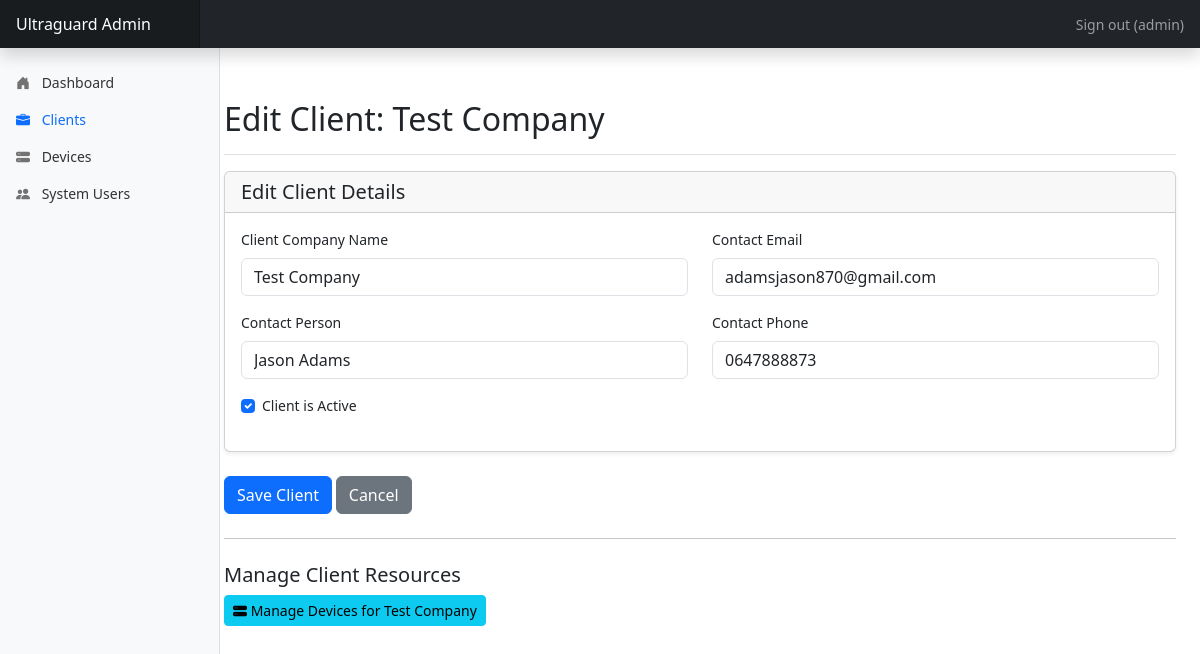
/admin/client/edit/1 (signed in), run on the app's committed database.
### app/models.py (models this page shows, shortened)
class User(db.Model, UserMixin): # For both Ultraguard Admins and Client Users
    __tablename__ = 'users'
    id = db.Column(db.Integer, primary_key=True) # Required by UserMixin
    username = db.Column(db.String(80), unique=True, nullable=False) # Login username
    password_hash = db.Column(db.String(256), nullable=False)
    email = db.Column(db.String(120), unique=True, nullable=False) # Email for login/notifications
    role = db.Column(db.String(30), nullable=False, default='CLIENT_STAFF') # e.g., 'ULTRAGUARD_ADMIN', 'CLIENT_ADMIN', 'CLIENT_STAFF'
    is_active = db.Column(db.Boolean, default=True, nullable=False) # Required by UserMixin
    client_id = db.Column(db.Integer, db.ForeignKey('client.id'), nullable=True) # Null for Ultraguard Admins
    client = db.relationship('Client', backref=db.backref('client_users', lazy='dynamic'))
    created_at = db.Column(db.DateTime, default=lambda: datetime.now(timezone.utc))
    last_login_at = db.Column(db.DateTime, nullable=True)
    def is_ultraguard_admin(self):
        return self.role == 'ULTRAGUARD_ADMIN'

class Client(db.Model):
    __tablename__ = 'client'
    id = db.Column(db.Integer, primary_key=True)
    name = db.Column(db.String(150), unique=True, nullable=False)
    contact_person = db.Column(db.String(100), nullable=True)
    contact_email = db.Column(db.String(120), nullable=True)
    contact_phone = db.Column(db.String(30), nullable=True)
    is_active = db.Column(db.Boolean, default=True, nullable=False)
    created_at = db.Column(db.DateTime, default=lambda: datetime.now(timezone.utc))
    sites = db.relationship('Site', backref='client', lazy='dynamic', cascade="all, delete-orphan")
    devices = db.relationship('Device', backref='client', lazy='dynamic', cascade="all, delete-orphan")
    routes = db.relationship('Route', backref='client', lazy='dynamic', cascade="all, delete-orphan")
    checkpoints = db.relationship('Checkpoint', backref='client_owner', lazy='dynamic', cascade="all, delete-orphan")

### app/admin/routes.py (the view, shortened to what this page needs)
@bp.route('/client/edit/<int:client_id>', methods=['GET', 'POST'])
@login_required
def edit_client(client_id):
    if not current_user.is_ultraguard_admin():
        flash('Access Denied.', 'danger')
        return redirect(url_for('admin.dashboard'))
    client = db.session.get(Client, client_id)
    if client is None:
        abort(404, description=f"Client with ID {client_id} not found.")
    form = ClientForm(obj=client)
    return render_template('admin/clients/edit_client.html',
                        title=f'Edit Client: {client.name}',
                        form=form, client=client)

### app/admin/forms.py
class ClientForm(FlaskForm):
    name = StringField('Client Company Name', validators=[DataRequired(), Length(min=2, max=150)])
    contact_person = StringField('Contact Person', validators=[Optional(), Length(max=100)])
    contact_email = StringField('Contact Email', validators=[Optional(), Email(), Length(max=120)])
    contact_phone = StringField('Contact Phone', validators=[Optional(), Length(max=30)])
    is_active = BooleanField('Client is Active', default=True)
    submit = SubmitField('Save Client')

### app/admin/routes.py (called while the page is built)
@login_manager.user_loader
def load_user(user_id):
    return db.session.get(User, int(user_id))

### app/templates/admin/clients/edit_client.html (shortened to what this page needs)
{% extends "admin_base.html" %}
{% from "_form_helpers.html" import render_field %}
{% block content %}
<div class="pt-3 pb-2 mb-3 border-bottom">
    <h1 class="h2">{{ title }}</h1>
</div>
<form method="POST" action="{{ url_for('admin.edit_client', client_id=client.id) }}" novalidate>
    <div class="card shadow-sm">
        <div class="card-header">
            <h5 class="mb-0">Edit Client Details</h5>
        </div>
        <div class="card-body">
            <div class="row">
                <div class="col-md-6">
                    {{ render_field(form.name, class="form-control") }}
                    {{ render_field(form.contact_person, class="form-control") }}
                </div>
                <div class="col-md-6">
                    {{ render_field(form.contact_email, class="form-control", type="email") }}
                    {{ render_field(form.contact_phone, class="form-control", type="tel") }}
                </div>
            </div>
            <div class="mb-3 form-check">
                {{ form.is_active(class="form-check-input") }}
                {{ form.is_active.label(class="form-check-label") }}
            </div>
        </div>
    </div>
    <div class="mt-4">
        {{ form.submit(class="btn btn-primary") }}
        <a href="{{ url_for('admin.list_clients') }}" class="btn btn-secondary">Cancel</a>
    </div>
</form>
<hr class="my-4">
<h5>Manage Client Resources</h5>
<p>
    <a href="{{ url_for('admin.list_client_devices', client_id=client.id) }}" class="btn btn-info btn-sm">
        <i class="bi bi-hdd-stack-fill"></i> Manage Devices for {{ client.name }}
    </a>
</p>
{% endblock %}

### app/templates/admin_base.html (shortened to what this page needs)
<!DOCTYPE html>
<html lang="en">
<head>
    <link href="https://cdn.jsdelivr.net/npm/bootstrap@5.3.2/dist/css/bootstrap.min.css" rel="stylesheet">
    <link href="https://cdn.jsdelivr.net/npm/bootstrap-icons@1.11.1/font/bootstrap-icons.css" rel="stylesheet">
</head>
<body>
    <header class="navbar navbar-dark sticky-top bg-dark flex-md-nowrap p-0 shadow">
        <a class="navbar-brand col-md-3 col-lg-2 me-0 px-3 fs-6" href="{{ url_for('admin.dashboard') }}">Ultraguard Admin</a>
        <div class="navbar-nav ms-auto">
            <div class="nav-item text-nowrap">
                {% if current_user.is_authenticated %}
                    <a class="nav-link px-3" href="{{ url_for('admin.logout') }}">Sign out ({{ current_user.username }})</a>
                {% else %}
                     <a class="nav-link px-3" href="{{ url_for('admin.login') }}">Sign in</a>
                {% endif %}
            </div>
        </div>
    </header>
    <div class="container-fluid">
        <div class="row">
            <nav id="sidebarMenu" class="col-md-3 col-lg-2 d-md-block bg-light sidebar collapse">
                <div class="sidebar-sticky pt-3">
                    <ul class="nav flex-column">
                        <li class="nav-item">
                            <a class="nav-link {% if request.endpoint == 'admin.dashboard' %}active{% endif %}" href="{{ url_for('admin.dashboard') }}">
                                <i class="bi bi-house-door-fill"></i> Dashboard
                            </a>
                        </li>
                        <li class="nav-item">
                            <a class="nav-link {% if 'client' in request.endpoint %}active{% endif %}" href="{{ url_for('admin.list_clients') }}">
                                <i class="bi bi-briefcase-fill"></i> Clients
                            </a>
                        </li>
                        <li class="nav-item">
                            <a class="nav-link {% if 'device' in request.endpoint %}active{% endif %}" href="{{ url_for('admin.list_all_devices') }}">
                                <i class="bi bi-hdd-stack-fill"></i> Devices
                            </a>
                        </li>
                         <li class="nav-item">
                             <a class="nav-link {% if 'system_user' in request.endpoint %}active{% endif %}" href="{{ url_for('admin.list_system_users') }}">
                                 <i class="bi bi-people-fill"></i> System Users
                             </a>
                         </li>
                    </ul>
                </div>
            </nav>
            <main class="col-md-9 ms-sm-auto col-lg-10 px-md-4 main-content">
                {% block content %}{% endblock %}
            </main>
        </div>
    </div>
</body>
</html>

### app/templates/_form_helpers.html (shortened to what this page needs)
{% macro render_field(field, class="form-control", help_text=None, extra_attrs=None) %}
    <div class="mb-3">
        {{ field.label(class="form-label") }}
        {% set field_class = class + (" is-invalid" if field.errors else "") %}
        {% set attrs = {} %}
        {% if attrs %}
            {{ field(class=field_class, **attrs) }}
        {% else %}
            {{ field(class=field_class) }}
        {% endif %}
    </div>
{% endmacro %}

### app/templates/admin_base.html (style rules this page uses)
body { font-size: .875rem; }
.sidebar { position: fixed; top: 0; bottom: 0; left: 0; z-index: 100; padding: 48px 0 0; box-shadow: inset -1px 0 0 rgba(0, 0, 0, .1); width: 220px; }
.sidebar-sticky { position: relative; top: 0; height: calc(100vh - 48px); padding-top: .5rem; overflow-x: hidden; overflow-y: auto; }
.sidebar .nav-link { font-weight: 500; color: #333; }
.sidebar .nav-link .bi { margin-right: 8px; color: #727272; width: 16px; text-align: center; }
.sidebar .nav-link.active { color: #0d6efd; }
.sidebar .nav-link:hover .bi, .sidebar .nav-link.active .bi { color: inherit; }
.main-content { margin-left: 220px; padding: 20px; }
.navbar-brand { padding-top: .75rem; padding-bottom: .75rem; font-size: 1rem; background-color: rgba(0, 0, 0, .25); box-shadow: inset -1px 0 0 rgba(0, 0, 0, .25); }

### data on the page
User: username "admin"
Client: name "Test Company", contact_person "Jason Adams", contact_email "adamsjason870@gmail.com", contact_phone "0647888873"

### other printed values
{{ title }} "Edit Client: Test Company"
{{ field.label(class="form-label") }} "Client Company Name Contact Person Contact Email Contact Phone"
